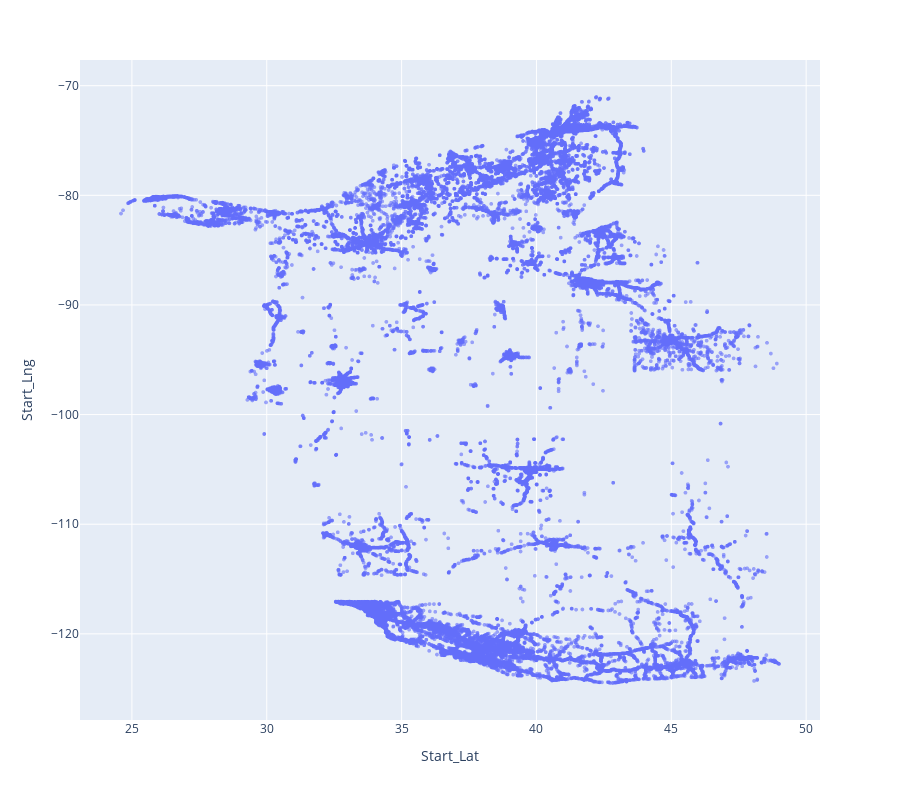

Source (notebook cell):
### Code cell
fig = px.scatter(
    df_slice,
    x="Start_Lat",
    y="Start_Lng",
    labels={"Start_Lat": "Start Latitude", "Start_Lng": "Start Longitude"},
    height=800
)

fig.update_traces(marker=dict(size=4, opacity=0.6))
fig.update_layout(
    xaxis_title="Start_Lat",
    yaxis_title="Start_Lng"
)

fig.show()

### Figure 1 — Plotly figure (JSON) as saved in the notebook; plotly's stock layout.template omitted (floating-point values rounded to 4 significant figures; data arrays with more than 128 entries replaced by an {"elided": "..."} marker saying what was removed)
{"data": [{"hovertemplate": "Start Latitude=%{x}<br>Start Longitude=%{y}<extra></extra>", "legendgroup": "", "marker": {"color": "#636efa", "opacity": 0.6, "size": 4, "symbol": "circle"}, "mode": "markers", "name": "", "showlegend": false, "type": "scattergl", "x": {"elided": "100000 float values"}, "xaxis": "x", "y": {"elided": "100000 float values"}, "yaxis": "y"}], "layout": {"height": 800, "legend": {"tracegroupgap": 0}, "margin": {"t": 60}, "xaxis": {"anchor": "y", "domain": [0, 1], "title": {"text": "Start_Lat"}}, "yaxis": {"anchor": "x", "domain": [0, 1], "title": {"text": "Start_Lng"}}}}
